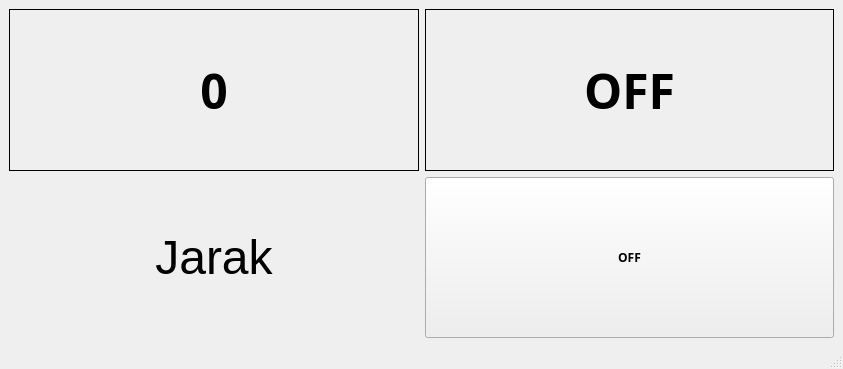
<?xml version="1.0" encoding="UTF-8"?>
<ui version="4.0">
 <class>MainWindow</class>
 <widget class="QMainWindow" name="MainWindow">
  <property name="geometry">
   <rect>
    <x>0</x>
    <y>0</y>
    <width>843</width>
    <height>369</height>
   </rect>
  </property>
  <property name="windowTitle">
   <string>MainWindow</string>
  </property>
  <widget class="QWidget" name="centralwidget">
   <layout class="QGridLayout" name="gridLayout">
    <item row="1" column="1" rowspan="2">
     <layout class="QVBoxLayout" name="verticalLayout">
      <item>
       <widget class="QLabel" name="lbstatus">
        <property name="font">
         <font>
          <family>Ubuntu Condensed</family>
          <pointsize>36</pointsize>
          <weight>75</weight>
          <bold>true</bold>
         </font>
        </property>
        <property name="styleSheet">
         <string notr="true">border:1px solid #000;</string>
        </property>
        <property name="text">
         <string>OFF</string>
        </property>
        <property name="alignment">
         <set>Qt::AlignCenter</set>
        </property>
       </widget>
      </item>
      <item>
       <layout class="QHBoxLayout" name="horizontalLayout">
        <item>
         <widget class="QPushButton" name="pushButton">
          <property name="sizePolicy">
           <sizepolicy hsizetype="Minimum" vsizetype="Preferred">
            <horstretch>0</horstretch>
            <verstretch>0</verstretch>
           </sizepolicy>
          </property>
          <property name="font">
           <font>
            <family>Ubuntu Condensed</family>
            <weight>75</weight>
            <bold>true</bold>
           </font>
          </property>
          <property name="text">
           <string>OFF</string>
          </property>
         </widget>
        </item>
       </layout>
      </item>
     </layout>
    </item>
    <item row="2" column="0">
     <widget class="QLabel" name="label">
      <property name="font">
       <font>
        <pointsize>36</pointsize>
       </font>
      </property>
      <property name="text">
       <string>Jarak</string>
      </property>
      <property name="alignment">
       <set>Qt::AlignCenter</set>
      </property>
     </widget>
    </item>
    <item row="1" column="0">
     <widget class="QLabel" name="lbcount">
      <property name="font">
       <font>
        <family>Ubuntu Condensed</family>
        <pointsize>36</pointsize>
        <weight>75</weight>
        <bold>true</bold>
       </font>
      </property>
      <property name="styleSheet">
       <string notr="true">border:1px solid #000;</string>
      </property>
      <property name="text">
       <string>0</string>
      </property>
      <property name="alignment">
       <set>Qt::AlignCenter</set>
      </property>
     </widget>
    </item>
   </layout>
  </widget>
  <widget class="QMenuBar" name="menubar">
   <property name="geometry">
    <rect>
     <x>0</x>
     <y>0</y>
     <width>843</width>
     <height>22</height>
    </rect>
   </property>
  </widget>
  <widget class="QStatusBar" name="statusbar"/>
 </widget>
 <resources/>
 <connections/>
</ui>
